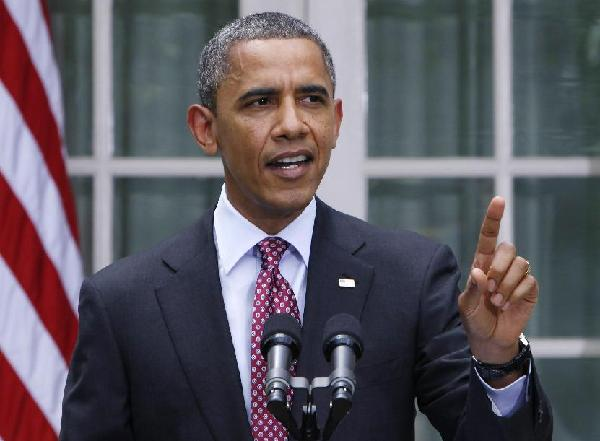
#> input picture conda/images/obama.png, 600 x 441 px, found by its file name
$ jupyter execute detect_faces.ipynb
#> lines starting #> are read from the running program, lines starting #| are printed output that depends on the picture
### conda/Eye_detection/Package/FaceDetector.py

# coding: utf-8
import cv2

class FaceDetector:
	def __init__(self, faceCascadePath):
		self.faceCascade = cv2.CascadeClassifier(faceCascadePath)

	def detect(self, image, scaleFactor = 1.1, minNeighbors = 5,
			minSize = (30, 30)):
		rects = self.faceCascade.detectMultiScale(image,
				scaleFactor = scaleFactor, minNeighbors = minNeighbors,
				minSize = minSize, flags = cv2.CASCADE_SCALE_IMAGE)
		#returns rects, a list
		#of tuples containing the bounding boxes of the faces in the
		#image. These bounding boxes are simply the (x, y) location
		#of the face, along with the width and height of the box.
		return rects

# scaleFactor: How much the image size is reduced at
# each image scale. This value is used to create the scale
# pyramid in order to detect faces at multiple scales
# in the image (some faces may be closer to the foreground, and thus be larger; other faces may be smaller
# and in the background, thus the usage of varying
# scales). A value of 1.05 indicates that Jeremy is reducing the size of the image by 5% at each level in the
# pyramid.
# • minNeighbors: How many neighbors each window
# should have for the area in the window to be considered a face. The cascade classifier will detect multiple
# windows around a face. This parameter controls how
# many rectangles (neighbors) need to be detected for
# the window to be labeled a face.
# • minSize: A tuple of width and height (in pixels) indicating the minimum size of the window. Bounding
# boxes smaller than this size are ignored. It is a good
# idea to start with (30, 30) and fine-tune from there.

### conda/Eye_detection/detect_faces.ipynb
[cell 1]
from __future__ import print_function
from Package.FaceDetector import FaceDetector
import argparse
import cv2


image = cv2.imread("C:/Users/lll/Documents/hz/conda/images/obama.png")
#> image is the input picture: shape (441, 600, 3); mean B, G, R 95.8, 87.8, 92.8
gray = cv2.cvtColor(image, cv2.COLOR_BGR2GRAY)
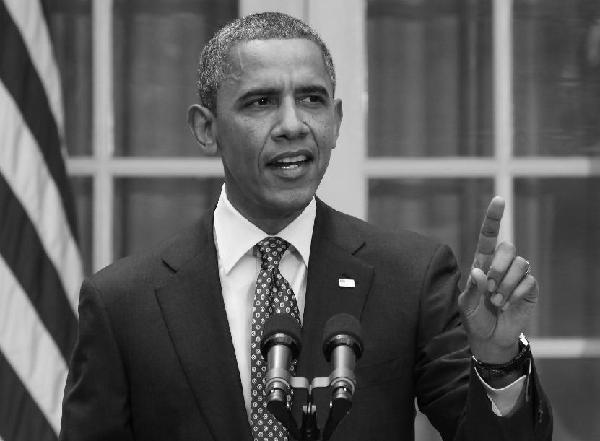
#> gray: shape (441, 600); min 0, max 255, mean 90.2

fd = FaceDetector("C:/Users/lll/Documents/hz/conda/Eye_detection/cascades/haarcascade_frontalface_default.xml")
faceRects = fd.detect(gray,scaleFactor = 1.2, minNeighbors = 5, minSize = (30,30))
#> in detect, `rects = self.faceCascade.detectMultiScale(image, scaleFactor = scaleFa..`: rects = [[220, 46, 140, 140]]
#> faceRects = [[220, 46, 140, 140]]
print("I found {} face(s)".format(len(faceRects)))
#| I found 1 face(s)

for (x, y, w, h) in faceRects:
    cv2.rectangle(image, (x, y), (x + w, y + h), (0, 255, 0), 2)
#> this loop made 1 pass

cv2.imshow("Faces", image)
cv2.waitKey(0)
#> Out = 27
